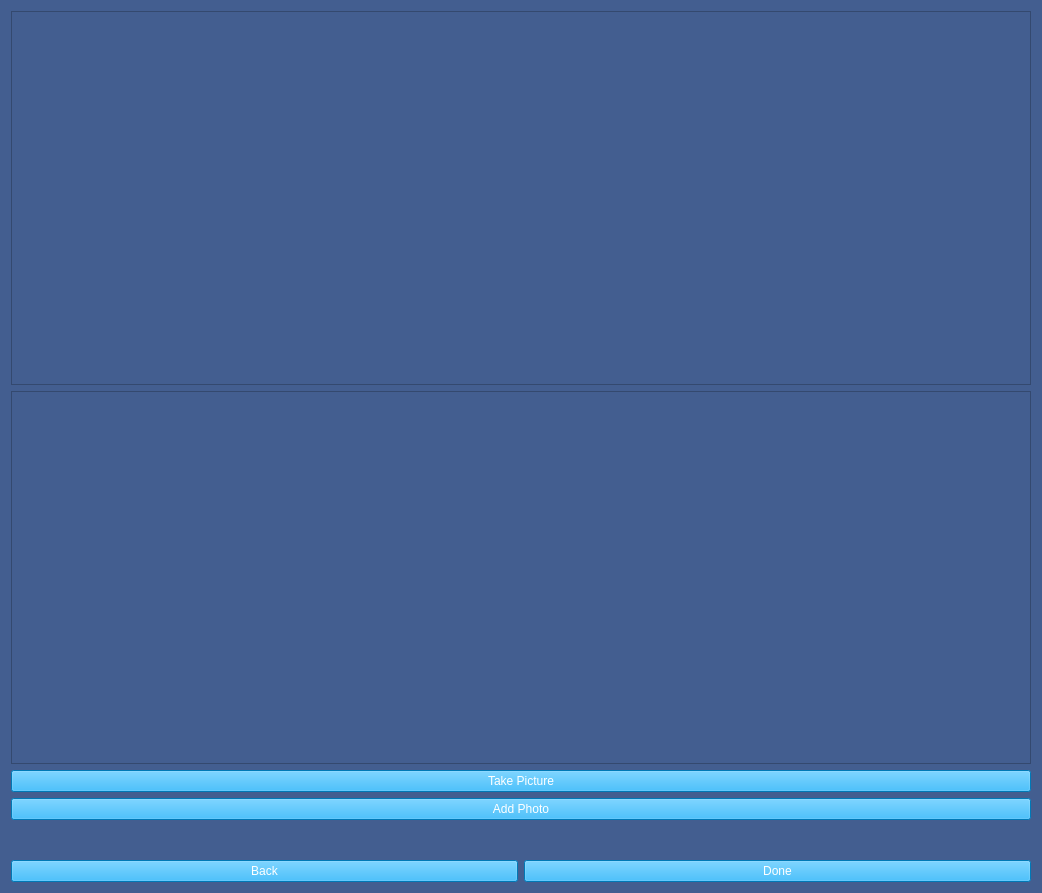
<?xml version="1.0" encoding="UTF-8"?>
<ui version="4.0">
 <class>NewFacePicture</class>
 <widget class="QWidget" name="NewFacePicture">
  <property name="geometry">
   <rect>
    <x>0</x>
    <y>0</y>
    <width>1042</width>
    <height>893</height>
   </rect>
  </property>
  <property name="windowTitle">
   <string>AddNewFace</string>
  </property>
  <property name="styleSheet">
   <string notr="true">background-color: rgb(67, 94, 144);</string>
  </property>
  <layout class="QGridLayout" name="gridLayout">
   <item row="3" column="0">
    <widget class="QPushButton" name="addPhotoBtn">
     <property name="styleSheet">
      <string notr="true">color: rgb(255, 255, 255);
background-color: rgb(0, 170, 255);</string>
     </property>
     <property name="text">
      <string>Add Photo</string>
     </property>
    </widget>
   </item>
   <item row="1" column="0">
    <widget class="QGraphicsView" name="prevPhotoView"/>
   </item>
   <item row="0" column="0">
    <widget class="QGraphicsView" name="cameraView"/>
   </item>
   <item row="6" column="0">
    <layout class="QHBoxLayout" name="horizontalLayout_2">
     <item>
      <widget class="QPushButton" name="backBtn">
       <property name="styleSheet">
        <string notr="true">color: rgb(255, 255, 255);
background-color: rgb(0, 170, 255);</string>
       </property>
       <property name="text">
        <string>Back</string>
       </property>
      </widget>
     </item>
     <item>
      <widget class="QPushButton" name="doneBtn">
       <property name="styleSheet">
        <string notr="true">color: rgb(255, 255, 255);
background-color: rgb(0, 170, 255);</string>
       </property>
       <property name="text">
        <string>Done</string>
       </property>
      </widget>
     </item>
    </layout>
   </item>
   <item row="2" column="0">
    <widget class="QPushButton" name="takePicBtn">
     <property name="styleSheet">
      <string notr="true">color: rgb(255, 255, 255);
background-color: rgb(0, 170, 255);</string>
     </property>
     <property name="text">
      <string>Take Picture</string>
     </property>
    </widget>
   </item>
   <item row="4" column="0">
    <widget class="QLabel" name="errorLbl">
     <property name="text">
      <string>&lt;html&gt;&lt;head/&gt;&lt;body&gt;&lt;p align=&quot;center&quot;&gt;&lt;br/&gt;&lt;/p&gt;&lt;/body&gt;&lt;/html&gt;</string>
     </property>
    </widget>
   </item>
  </layout>
 </widget>
 <resources/>
 <connections/>
</ui>
